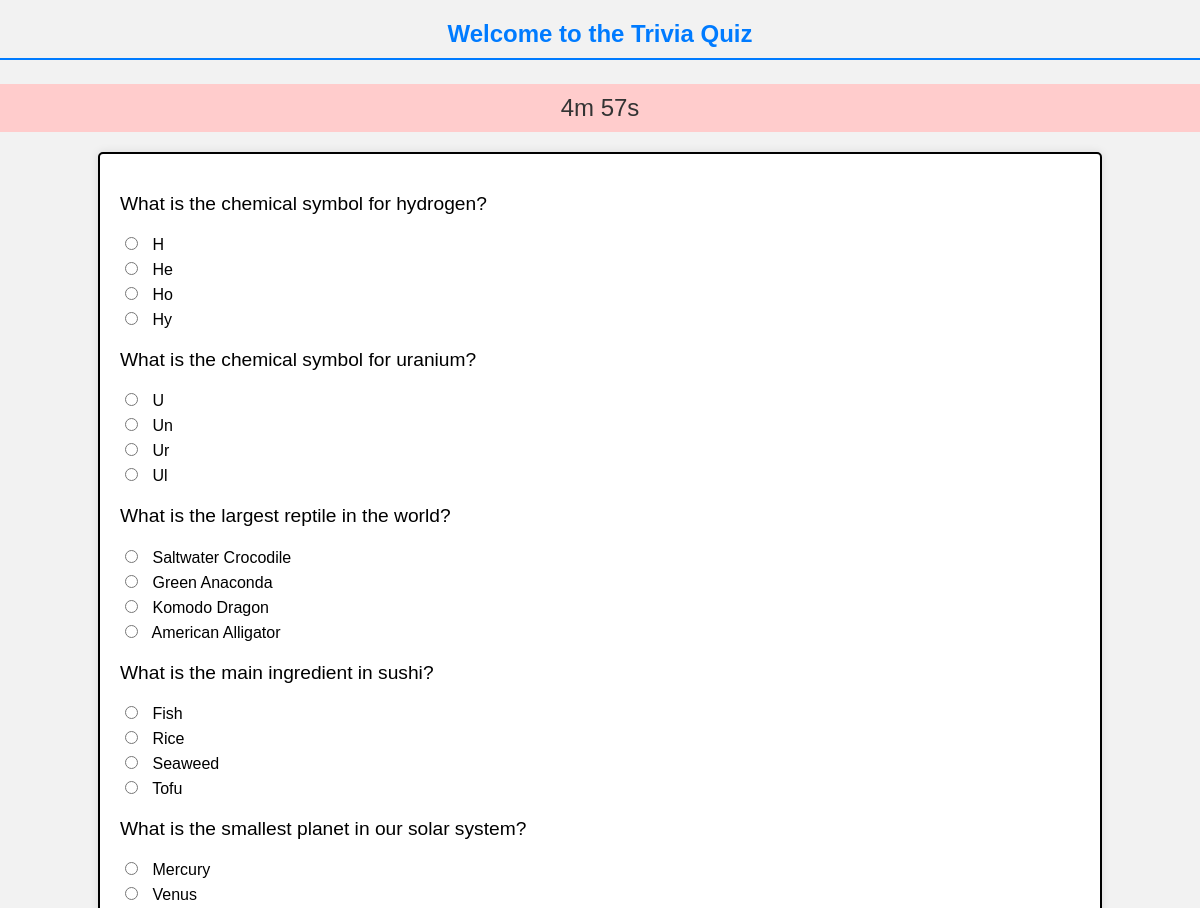
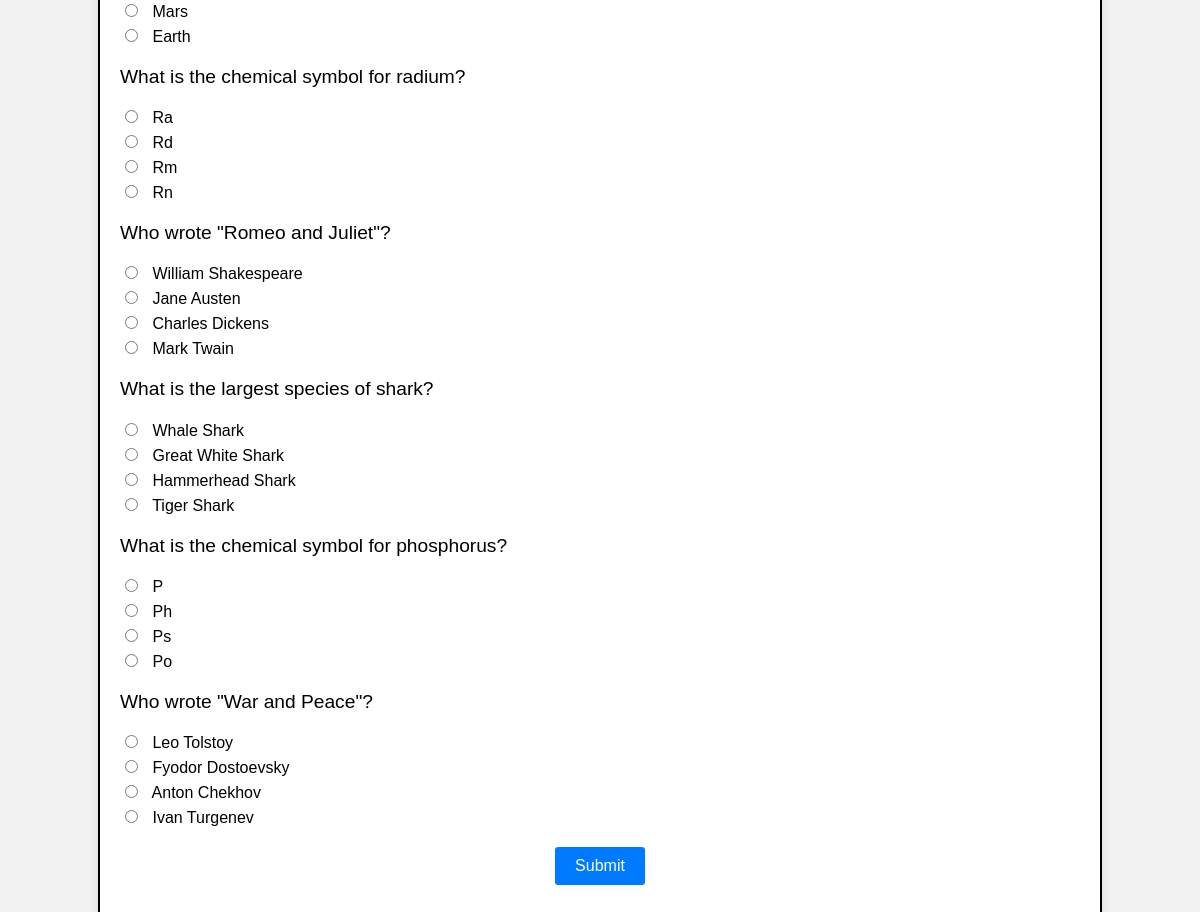
Page /quiz.php (signed in) on the committed database (2 pictures, top to bottom).
### tables this page shows
CREATE TABLE questions (
    id INT AUTO_INCREMENT PRIMARY KEY,
    question TEXT NOT NULL,
    option1 VARCHAR(255) NOT NULL,
    option2 VARCHAR(255) NOT NULL,
    option3 VARCHAR(255) NOT NULL,
    option4 VARCHAR(255) NOT NULL,
    correct_answer VARCHAR(255) NOT NULL
);

### quiz.php (the view, shortened to what this page needs)
<?php
require_once "connection.php";
$query = "SELECT * FROM questions ORDER BY RAND() LIMIT 10";
$result = mysqli_query($connection, $query);
?>
<!DOCTYPE html>
<html>
<head>
</head>
<body>
    <h2>Welcome to the Trivia Quiz</h2>
    <p id="timer">5m 0s</p>
    <form id="quizForm" method="post" action="results.php">
        <?php
        while ($row = mysqli_fetch_assoc($result)) {
            echo "<div class='question'>";
            echo "<p>" . $row['question'] . "</p>";
            echo "</div>";
            echo "<div class='options'>";
            echo "<label><input type='radio' name='answers[" . $row['id'] . "]' value='" . $row['option1'] . "' required> " . $row['option1'] . "</label>";
            echo "<label><input type='radio' name='answers[" . $row['id'] . "]' value='" . $row['option2'] . "' required> " . $row['option2'] . "</label>";
            echo "<label><input type='radio' name='answers[" . $row['id'] . "]' value='" . $row['option3'] . "' required> " . $row['option3'] . "</label>";
            echo "<label><input type='radio' name='answers[" . $row['id'] . "]' value='" . $row['option4'] . "' required> " . $row['option4'] . "</label>";
            echo "</div>";
        }
        ?>
        <input type="submit" value="Submit">
    </form>
</body>
</html>

### quiz.php (style rules this page uses)
body { font-family: Arial, sans-serif; margin: 0; padding: 0; background-color: #f2f2f2; }
h2 { color: #007bff; text-align: center; border-bottom: 2px solid #007bff; padding-bottom: 10px; margin-bottom: 20px; }
#timer { color: #333; text-align: center; font-size: 1.5em; margin-bottom: 20px; background-color: #ffcccc; padding: 10px; }
form { width: 80%; margin: 0 auto; padding: 20px; background-color: #fff; border-radius: 5px; box-shadow: 0 0 10px rgba(0, 0, 0, 0.1); border: 2px solid #000; }
form div { margin-bottom: 20px; }
input[type="radio"] { margin-right: 10px; }
input[type="submit"] { display: block; margin: 20px auto; padding: 10px 20px; background-color: #007bff; color: white; border: none; border-radius: 3px; cursor: pointer; font-size: 1em; transition: background-color 0.3s ease; }
.question { font-size: 1.2em; margin-bottom: 10px; }
.options label { display: block; margin-bottom: 5px; }

### rows in the picture
questions: question "What is the chemical symbol for hydrogen?", option1 "H", option2 "He", option3 "Ho", option4 "Hy"
questions: question "What is the chemical symbol for uranium?", option1 "U", option2 "Un", option3 "Ur", option4 "Ul"
questions: question "What is the largest reptile in the world?", option1 "Saltwater Crocodile", option2 "Green Anaconda", option3 "Komodo Dragon", option4 "American Alligator"
questions: question "What is the main ingredient in sushi?", option1 "Fish", option2 "Rice", option3 "Seaweed", option4 "Tofu"
questions: question "What is the smallest planet in our solar system?", option1 "Mercury", option2 "Venus", option3 "Mars", option4 "Earth"
questions: question "What is the chemical symbol for radium?", option1 "Ra", option2 "Rd", option3 "Rm", option4 "Rn"
questions: question "Who wrote \"Romeo and Juliet\"?", option1 "William Shakespeare", option2 "Jane Austen", option3 "Charles Dickens", option4 "Mark Twain"
questions: question "What is the largest species of shark?", option1 "Whale Shark", option2 "Great White Shark", option3 "Hammerhead Shark", option4 "Tiger Shark"
questions: question "What is the chemical symbol for phosphorus?", option1 "P", option2 "Ph", option3 "Ps", option4 "Po"
questions: question "Who wrote \"War and Peace\"?", option1 "Leo Tolstoy", option2 "Fyodor Dostoevsky", option3 "Anton Chekhov", option4 "Ivan Turgenev"
